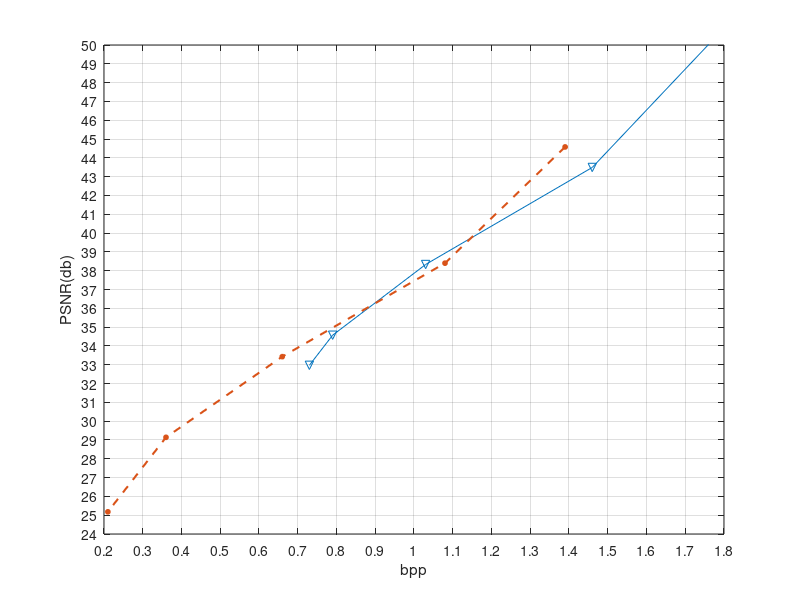

The MATLAB script that drew this image:
clc
clear all
%Image name: pepper.jpg.%image size:512*512.

%%Image name =Pepper, Gray, 512*512. Approach name Basic JPEG(Zigzag and
%%Huffman Coding), Q Factor=Q/10,Q/8, Q/5,Q/4.5, Q/4


bpp=[1.39 1.08 0.66 0.36 0.21 ];
psnr1=[44.58 38.40 33.43 29.14 25.18];


%Image name: Peppers.jpg.%image size: 512*512.
%LQA_gray-scale after applying DCT with quantization, Q=8, 16, 32, 70
%Image size=1024*1024. Quantum apporach name: modified ZSCNEQR 
%% Z, Y(:,:) , X(:,1:2)

bpp_PALQA=[1.78 1.46 1.03 0.79 0.73];

PSNR_T=[50.46 43.49 38.33 34.57 32.97];

%bar(D_MZSCNEQR_8)
%xticklabels({'8-Q, 3-Q(X), 2-Q(Y)(Higher)','8-Q, 3-Q(X), 1-Q(Y)(Lower)','8-Q, 3-Q(X)','8-Q','1-Q(Y-middle)'});
%legend('PSNR=51.65(db)')

%bar(X1,Z1);
%xlabel('Required bits considering state preparation(MB)');
%ylabel('Required bpp');
%ylabel('PSNR(db)');

%%%%%Baboon%%NEQR, %%%% Condition= Y(:,2) 
%%Quantumtization=8, 16, 32, 70, 120;



Bpp_NZNEQR=[11.27 7.33 3.44 1.16 0.8790];

psnr_NZNEQR=[50.46 43.12 38.12 34.48  33.7130];

plot(bpp_PALQA,PSNR_T,'-v',bpp,psnr1,'--*','MarkerSize', 4,'LineWidth',1.5) %gray

%plot(k3,l3,'-d', c1,d1,'--*',x6,y6, '--p' , i1,j1, '--p','MarkerSize',4,'LineWidth',1.5) %red
%plot(k4,l4,'-d', c2,d2,'--*',x7, y7, '--p' , i2,j2, '--p' ,'MarkerSize',4,'LineWidth',1.5)% green 
%plot(k5,l5,'-d', c3,d3,'--*',x8, y8, '--p' , i3,j3, '--p' ,'MarkerSize',4,'LineWidth',1.5) %blue

%xticklabels({8','16','32','64','128' });
%legend('8-Q, 3-Q(X), 2-Q(Y)(Higher)','8-Q, 3-Q(X), 1-Q(Y)(Lower)','8-Q, 3-Q(X)','8-Q','1-Q(Y-middle)');
%legend('SCMFRQI(Proposed)(Red)','DCTEFRQI(Red)',  'DCTNCQI(Red)', 'DCTINCQI(Red)')
%legend('SCMFRQI(Proposed)(Green)','DCTEFRQI(Green)',  'DCTNCQI(Green)', 'DCTINCQI(Green)')
%legend('SCMFRQI(Proposed)(Blue)','DCTEFRQI(Blue)',  'DCTNCQI(Blue)', 'DCTINCQI(Blue)')

%bar(X1,Z1);
xlabel('bpp');
ylabel('PSNR(db)');
%ylabel('PSNR(db)');
%bar(X1)
set(gca,'XLim', [0.2,1.8], 'XTick', 0.2:0.1:1.8,...
'XTickLabel', 0.2:0.1:8);
%grid on
set(gca,'YLim', [24,50], 'YTick', 24:1:50,...
'YTickLabel', 24:1:50);
grid on